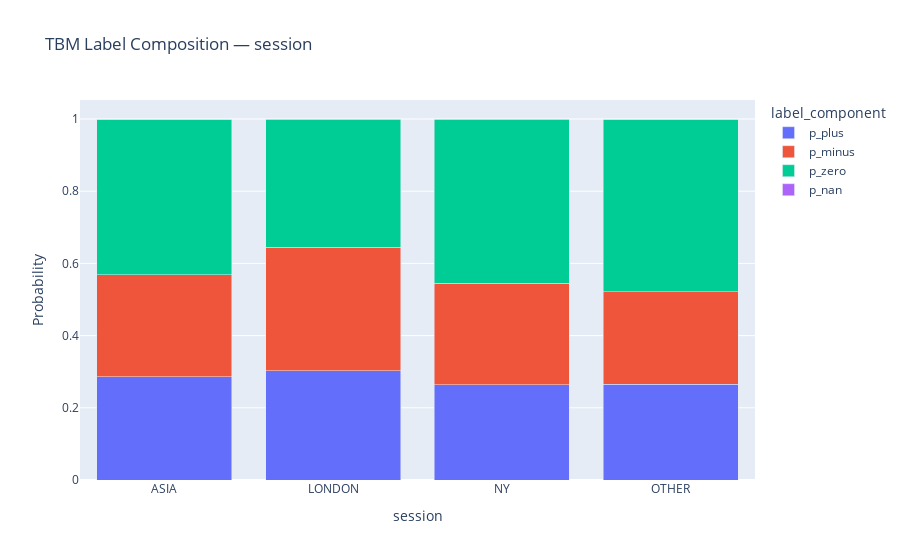

This figure's notebook cell:
### Markdown cell above
---

## D. Regime Edge (TBM Labels)

The **triple-barrier method (TBM)** evaluates every candle by simultaneously simulating a long and short trade with:
- **Take profit** at entry +/- 2.0x ATR
- **Stop loss** at entry -/+ 1.0x ATR
- **Timeout** after 50 bars (~12.5 hours) if neither barrier is hit

The oracle label assigned to each candle:
| Label | Meaning |
|-------|---------|
| **+1** | Long trade would have hit TP before SL |
| **-1** | Short trade would have hit TP before SL |
| **0** | Both sides timed out - no clear directional move |
| **NaN** | Whipsaw - both long and short hit their stop losses |

For each regime bucket, we compute:
- **`bias`** = P(+1) - P(-1) - positive means the bucket favors longs, negative favors shorts
- **`actionability`** = 1 - P(0) - P(NaN) - how often the bucket produces a clear directional outcome vs timeouts/whipsaws

A good candidate regime has **high |bias|**, **high actionability**, and **sufficient coverage** (sample size).

### Code cell
if "px" not in globals():
    import plotly.express as px
required = ["label_profile", "pairs", "sol"]
missing = [x for x in required if x not in globals()]
if missing:
    raise RuntimeError(f"Run prerequisite cells first. Missing: {missing}")

profile_1d = {
    "session": label_profile(sol, ["session"]),
    "trend_regime": label_profile(sol, ["trend_regime"]),
    "vol_regime": label_profile(sol, ["vol_regime"]),
}
profile_2d = {f"{a}__{b}": label_profile(sol, [a, b]) for a, b in pairs}
profile_3d = label_profile(sol, ["session", "trend_regime", "vol_regime"])

for key, tbl in profile_1d.items():
    melt = tbl[[key, "p_plus", "p_minus", "p_zero", "p_nan"]].melt(
        id_vars=[key], var_name="label_component", value_name="probability"
    )
    fig = px.bar(
        melt,
        x=key,
        y="probability",
        color="label_component",
        barmode="stack",
        title=f"TBM Label Composition — {key}",
    )
    fig.update_layout(yaxis_title="Probability")
    fig.show()

### Figure 1 — Plotly figure (JSON) as saved in the notebook; plotly's stock layout.template omitted (floating-point values rounded to 4 significant figures)
{"data": [{"hovertemplate": "label_component=p_plus<br>session=%{x}<br>probability=%{y}<extra></extra>", "legendgroup": "p_plus", "marker": {"color": "#636efa", "pattern": {"shape": ""}}, "name": "p_plus", "orientation": "v", "showlegend": true, "textposition": "auto", "type": "bar", "x": ["ASIA", "LONDON", "NY", "OTHER"], "xaxis": "x", "y": [0.2864, 0.303, 0.2637, 0.2655], "yaxis": "y"}, {"hovertemplate": "label_component=p_minus<br>session=%{x}<br>probability=%{y}<extra></extra>", "legendgroup": "p_minus", "marker": {"color": "#EF553B", "pattern": {"shape": ""}}, "name": "p_minus", "orientation": "v", "showlegend": true, "textposition": "auto", "type": "bar", "x": ["ASIA", "LONDON", "NY", "OTHER"], "xaxis": "x", "y": [0.282, 0.3422, 0.2811, 0.2553], "yaxis": "y"}, {"hovertemplate": "label_component=p_zero<br>session=%{x}<br>probability=%{y}<extra></extra>", "legendgroup": "p_zero", "marker": {"color": "#00cc96", "pattern": {"shape": ""}}, "name": "p_zero", "orientation": "v", "showlegend": true, "textposition": "auto", "type": "bar", "x": ["ASIA", "LONDON", "NY", "OTHER"], "xaxis": "x", "y": [0.4311, 0.3528, 0.4538, 0.4782], "yaxis": "y"}, {"hovertemplate": "label_component=p_nan<br>session=%{x}<br>probability=%{y}<extra></extra>", "legendgroup": "p_nan", "marker": {"color": "#ab63fa", "pattern": {"shape": ""}}, "name": "p_nan", "orientation": "v", "showlegend": true, "textposition": "auto", "type": "bar", "x": ["ASIA", "LONDON", "NY", "OTHER"], "xaxis": "x", "y": [0.0004566, 0.002055, 0.001399, 0.0009132], "yaxis": "y"}], "layout": {"barmode": "stack", "legend": {"title": {"text": "label_component"}, "tracegroupgap": 0}, "title": {"text": "TBM Label Composition — session"}, "xaxis": {"anchor": "y", "domain": [0, 1], "title": {"text": "session"}}, "yaxis": {"anchor": "x", "domain": [0, 1], "title": {"text": "Probability"}}}}
